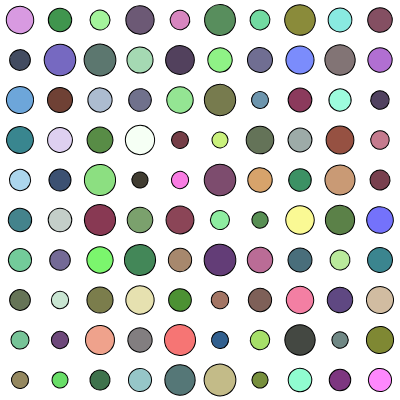
Frame 1 (no input)
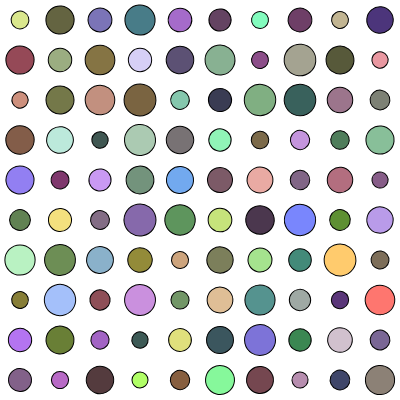
Frame 2 (the mouse pressed at the canvas centre, redrawn once)

The p5.js sketch that drew these frames (run headless with seeded random() and noise() and a simulated clock; the mouse was pressed at the canvas centre and the sketch redrawn once):

// p5.js sketch
// ── sketch.js
function setup() {
  createCanvas(400, 400);
  noLoop();
}

function draw() {
  background(255);
  let cols = 10;
  let rows = 10;
  let diameter = width / cols;

  for (let i = 0; i < cols; i++) {
    for (let j = 0; j < rows; j++) {
      let x = i * diameter + diameter / 2;
      let y = j * diameter + diameter / 2;
      
      let size = random(diameter * 0.4, diameter * 0.8);
      let angle = random(TWO_PI);
      
      push();
      translate(x, y);
      rotate(angle);
      
      if ((i + j) % 2 == 0) {
        fill(random(100, 255), random(100, 255), random(100, 255)); // Random bright colors
      } else {
        fill(random(50, 150), random(50, 150), random(50, 150)); // Random darker colors
      }
      
      ellipse(0, 0, size, size);
      pop();
    }
  }
}
